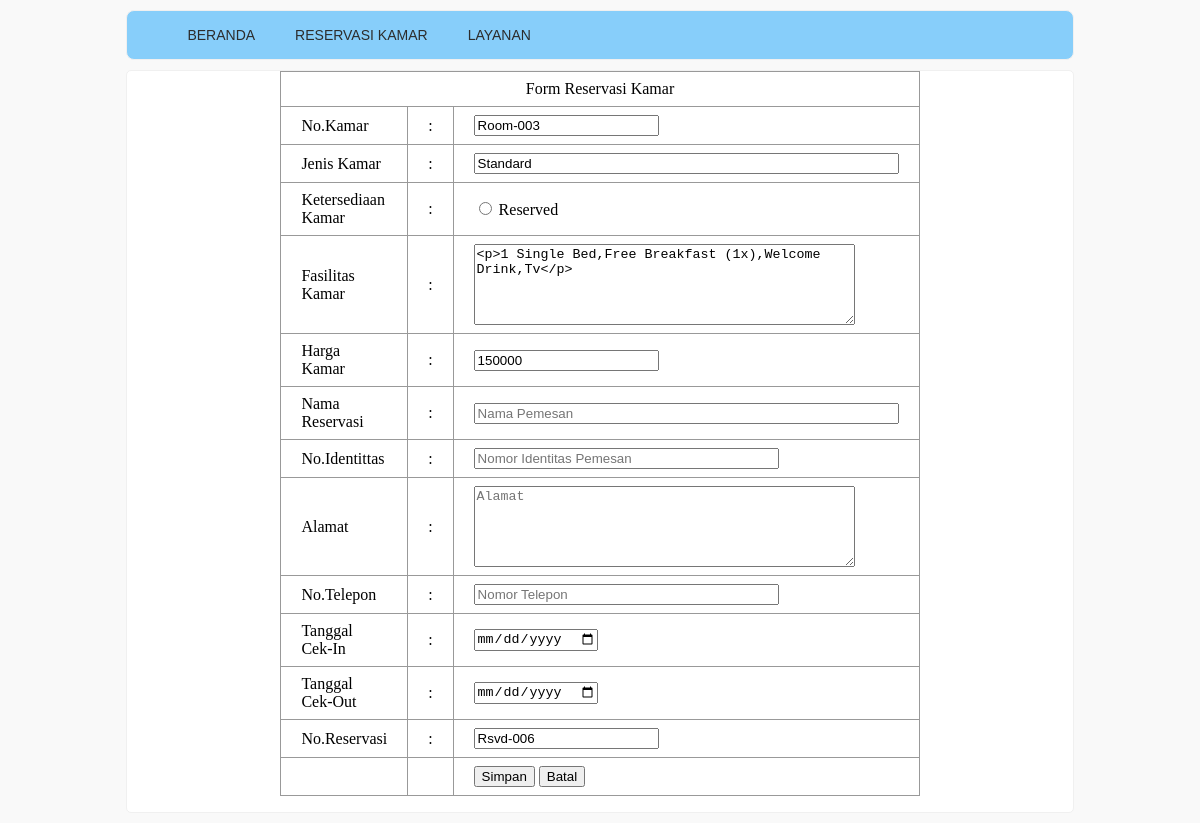
Screenshot of /?page=Reservasi&Kode=Room-003 with the database file from the repository.
### tables this page shows
CREATE TABLE `tbl_kamar` (
  `no_kamar` char(8) NOT NULL,
  `jenis_kamar` varchar(100) NOT NULL,
  `Ketersediaan` varchar(100) NOT NULL,
  `fasilitas` text NOT NULL,
  `harga_kamar` int(12) NOT NULL,
  `kd_kategori` char(6) NOT NULL
);

### form_pesan_kamar.php (the view, shortened to what this page needs)
<?php include "koneksidb.php";
 $Kode  = isset($_GET['Kode']) ? $_GET['Kode'] : $_POST['txtKode'];
 $mySql = "Select * from tbl_kamar where no_kamar = '$Kode'";
 $myQry = mysqli_query($koneksi,$mySql) or die ("Error Update".mysqli_error());
 $dataedit = mysqli_fetch_array($myQry);
 $datakode = $dataedit['no_kamar'];
 $datajenis = isset($_POST['txtjenis']) ? $_POST['txtjenis']:$dataedit['jenis_kamar'];
 $datafasilitas = isset($_POST['txtfasilitas']) ? $_POST['txtfasilitas']:$dataedit['fasilitas'];
 $dataharga = isset($_POST['txtharga']) ? $_POST['txtharga']:$dataedit['harga_kamar'];
?>
<?php
include "function.php";
$datanama    = isset($_POST['txtnama']) ? $_POST['txtnama']:'';
$datanoid    = isset($_POST['txtnoid']) ? $_POST['txtnoid']:'';
$dataalamat  = isset($_POST['txtalamat']) ? $_POST['txtalamat']:'';
$datanotelepon = isset($_POST['txtnotelepon']) ? $_POST['txtnotelepon']:'';
$datatglin   = isset($_POST['txttglin']) ? $_POST['txttglin']:'';
$datatglout  = isset($_POST['txttglout']) ? $_POST['txttglout']:'';
?>
<!DOCTYPE html PUBLIC "-//W3C//DTD XHTML 1.0 Transitional//EN" "http://www.w3.org/TR/xhtml1/DTD/xhtml1-transitional.dtd">
<html xmlns="http://www.w3.org/1999/xhtml">
<head>
</head>
<body>
<form id="form1" name="form1" method="post" action="">
  <table width="500" border="0" align="center" class="tablestyle">
    <tr>
      <td colspan="3" align="center">Form Reservasi Kamar</td>
    </tr>
    <tr>
      <td>No.Kamar</td>
      <td>:</td>
      <td><label for="fasilitas"></label>
      <input name="txtnokamar" type="text" id="txtnokamar" value="<?php echo $datakode;?>" size="20" readonly="readonly" /><input name="txtKode" type="hidden" value="<?php echo $datakode; ?>" /></td>
    </tr>
    <tr>
      <td>Jenis Kamar</td>
      <td>:</td>
      <td><label for="cmbjenis"></label>
        <input name="txtjenis" type="text" id="txtjenis" value="<?php echo $datajenis;?>" size="50" readonly="readonly" />
<label for="txtkd"></label></td>
    </tr>
    <tr>
      <td>Ketersediaan Kamar</td>
      <td>:</td>
      <td><label for="cmbstok"></label>
        <input type="radio" name="rbstok" id="radio2" value="Reserved" required="required" />
        <label for="rbstok">Reserved</label></td>
    </tr>
    <tr>
      <td>Fasilitas Kamar</td>
      <td>:</td>
      <td><label for="txtfasilitas"></label>
      <textarea  name="txtfasilitas" id="txtfasilitas" readonly="readonly" cols="45" rows="5"><?php echo $datafasilitas;?></textarea></td>
    </tr>
    <tr>
      <td>Harga Kamar</td>
      <td>:</td>
      <td><label for="fasilitas"></label>
      <input name="txtharga" type="text" id="txtharga" value="<?php echo $dataharga;?>" readonly="readonly" /></td>
    </tr>
    <tr>
      <td>Nama Reservasi</td>
      <td>:</td>
      <td><label for="txtnama"></label>
      <input name="txtnama" type="text" placeholder="Nama Pemesan" required="required" id="txtnama" value="<?php echo $datanama;?>" size="50" /></td>
    </tr>
    <tr>
      <td>No.Identittas</td>
      <td>:</td>
      <td><label for="txtnoid"></label>
      <input name="txtnoid" type="text" placeholder="Nomor Identitas Pemesan" required="required" id="txtnoid" value="<?php echo $datanoid;?>" size="35" /></td>
    </tr>
    <tr>
      <td>Alamat </td>
      <td>:</td>
      <td><label for="txtalamat"></label>
      <textarea name="txtalamat" cols="45" rows="5" placeholder="Alamat" required="required" id="txtalamat"><?php echo $dataalamat;?></textarea></td>
    </tr>
    <tr>
      <td>No.Telepon</td>
      <td>:</td>
      <td><label for="txtnotelepon"></label>
      <input name="txtnotelepon" type="text" placeholder="Nomor Telepon" required="required" id="txtnotelepon" value="<?php echo $datanotelepon;?>" size="35" /></td>
    </tr>
    <tr>
      <td>Tanggal Cek-In</td>
      <td>:</td>
      <td><label for="txttglin"></label>
      <input name="txttglin" type="date" required="required" id="txttglin" value="<?php echo $datatglin;?>" /></td>
    </tr>
    <tr>
      <td>Tanggal Cek-Out</td>
      <td>:</td>
      <td><label for="txttglout"></label>
      <input name="txttglout" type="date" required="required" id="txttglout" value="<?php echo $datatglout;?>" /></td>
    </tr>
    <tr>
      <td>No.Reservasi</td>
      <td>:</td>
      <td><label for="txtnoreservasi"></label>
      <?php
	  $query = "SELECT max(no_reservasi) as maxKode FROM tbl_reservasi_kamar";
$hasil = mysqli_query($koneksi,$query);
$data = mysqli_fetch_array($hasil);
$kodebaru = $data['maxKode'];
$noUrut = (int) substr($kodebaru, 5,3 );
$noUrut++;
$char = "Rsvd-";
$kodebaru = $char . sprintf("%03s", $noUrut);
	  ?>
      <input name="txtnoreservasi" type="text" required="required" id="txtnoreservasi" value="<?php echo
	  $kodebaru;?>" size="20" readonly="readonly" /></td>
    </tr>
    <tr>
      <td>&nbsp;</td>
      <td>&nbsp;</td>
      <td><label for="txtfasilitas">
        <input type="submit" name="btnsimpan" id="btnsimpan" value="Simpan" />
        <input type="submit" name="button3" id="button3" value="Batal" />
      </label></td>
    </tr>
  </table>
</form>
</body>
</html>

### style_user.css (style rules this page uses)
body { background-color:#f9f9f9; font-size:16px color:#444; font-family: sans-serif; }
.tablestyle { font-family:Georgia, "Times New Roman", Times, serif; color:#2323232; border-collapse:collapse; }
.tablestyle, th, td { border:1px solid #999; padding: 8px 20px; }

### rows the page displays
tbl_kamar: txtnokamar "Room-003", txtjenis "Standard", txtfasilitas "<p>1 Single Bed,Free Breakfast (1x),Welcome Drink,Tv</p>", txtharga "150000"
